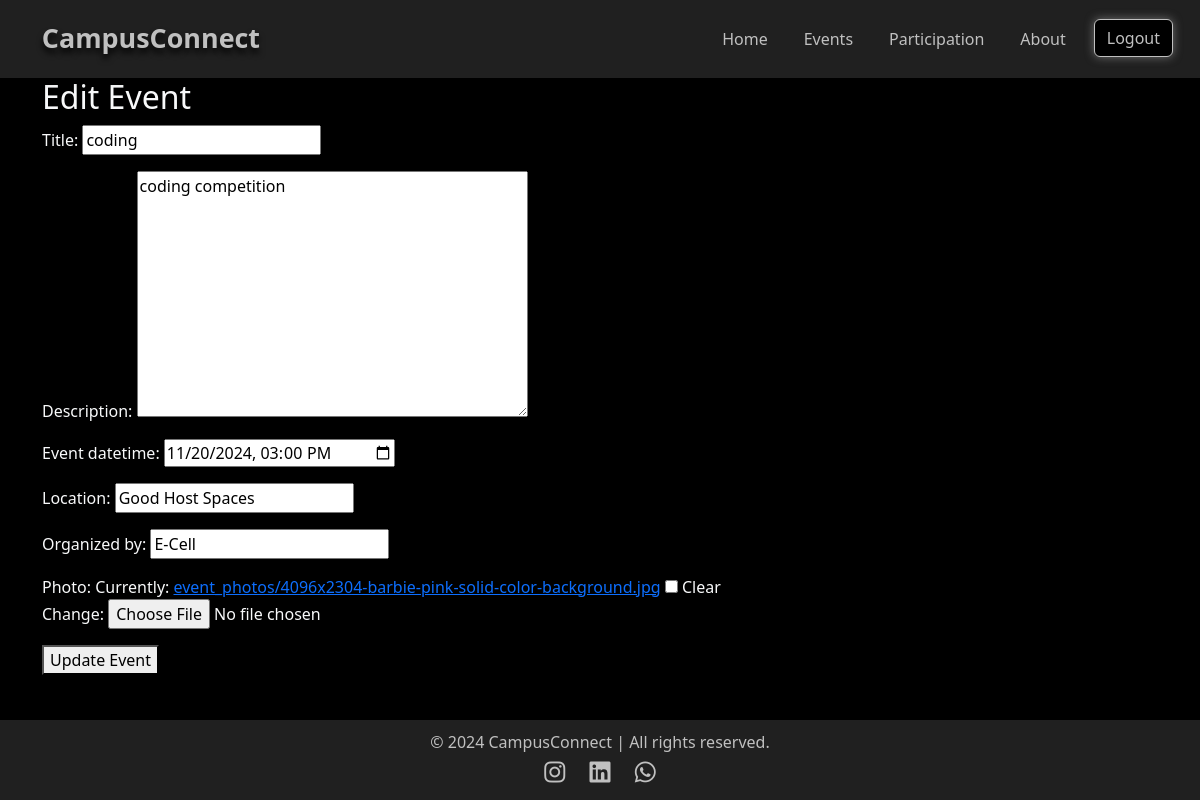
Page /update/5/ (signed in) on the committed database.
### events/models.py (models this page shows, shortened)
class Event(models.Model):
    title = models.CharField(max_length=100)
    description = models.TextField()
    event_datetime = models.DateTimeField()
    location = models.CharField(max_length=200)
    photo = models.ImageField(upload_to='event_photos/', blank=True, null=True)
    organized_by = models.CharField(max_length=100, default="Unknown")
    user = models.ForeignKey(User, on_delete=models.CASCADE)
    is_approved = models.BooleanField(default=False)

### events/views.py (the view)
# urls.py: path('update/<int:event_id>/', views.update_event, name='update_event'),
@login_required
def update_event(request, event_id):
    event = get_object_or_404(Event, id=event_id)
    if event.user != request.user:
        raise Http404("You are not allowed to edit this event.")
    if request.method == 'POST':
        form = EventForm(request.POST, request.FILES, instance=event)
        if form.is_valid():
            form.save()
            messages.success(request, "Event updated successfully!")
            return redirect('events')
    else:
        form = EventForm(instance=event)
    return render(request, 'update_event.html', {'form': form})

### events/forms.py (shortened to what this page needs)
class EventForm(forms.ModelForm):
    class Meta:
        model = Event
        fields = ['title', 'description', 'event_datetime', 'location', 'organized_by', 'photo']
        widgets = {
            'event_datetime': forms.DateTimeInput(attrs={'type': 'datetime-local'}),
        }

### events/templates/update_event.html (shortened to what this page needs)
{% extends 'layout.html' %}
{% block content %}
<h2>Edit Event</h2>
<form method="POST">
    {{ form.as_p }}
    <button type="submit">Update Event</button>
</form>
{% endblock %}

### templates/layout.html (style rules this page uses)
body { background-color: #000000; color: #f8f9fa; min-height: 100vh; display: flex; flex-direction: column; }

### rows in the picture
Event: title "coding", description "coding competition", event_datetime "11/20/2024 15:00", location "Good Host Spaces", organized_by "E-Cell"
